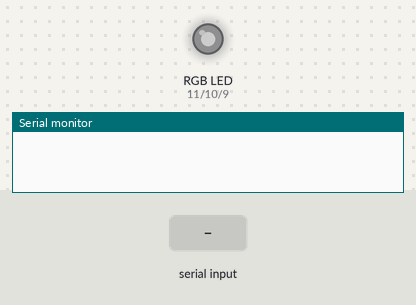
A sketch run on a simulated Arduino Uno, built with avr-gcc and run on an emulated ATmega328P. Shown: an RGB LED mixed from three pins (HIGH = lit), the last lines printed to the serial monitor. The test bench sets the inputs (shaded band). Dim RGB values are drawn brighter than linear.

Above: at 1.2 s.
1.3 s: "R90\n" received over Serial
At 2.0 s:
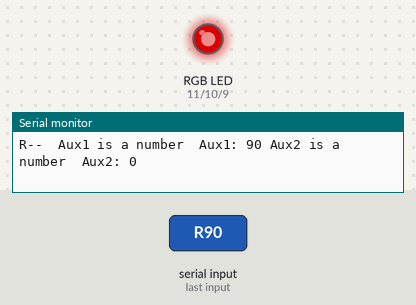
2.8 s: "R,45\n" received over Serial
At 3.2 s:
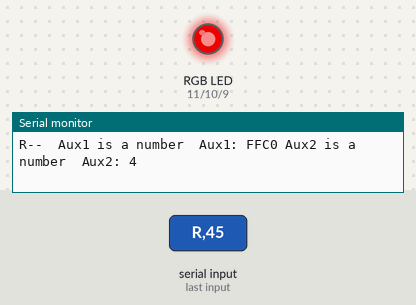
4.3 s: "G90\n" received over Serial
At 5.5 s:
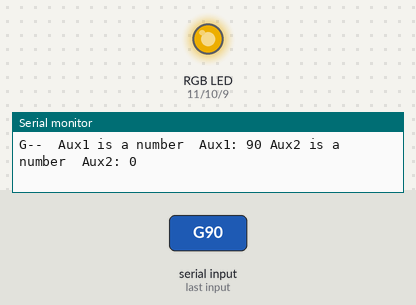
5.8 s: "G,45\n" received over Serial
At 6.7 s:
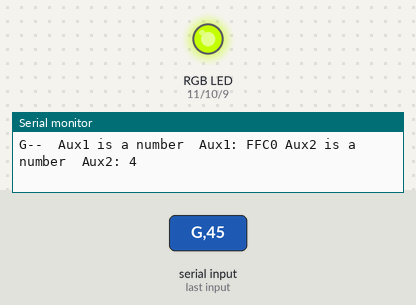
7.3 s: "B90\n" received over Serial
At 7.8 s:
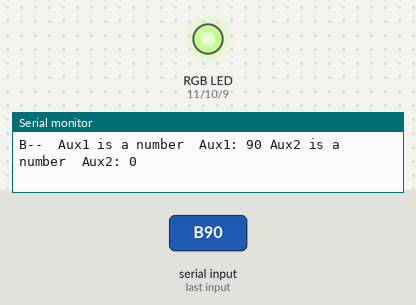
8.8 s: "B,45\n" received over Serial
At 10.2 s:
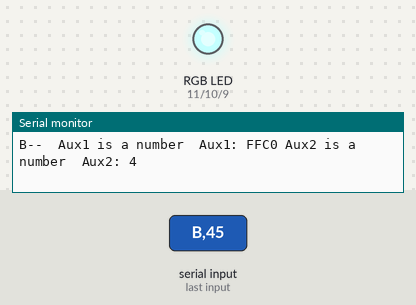
Timing chart, 0 to 11.3 s (numbered marks = the images above; inputs shaded):
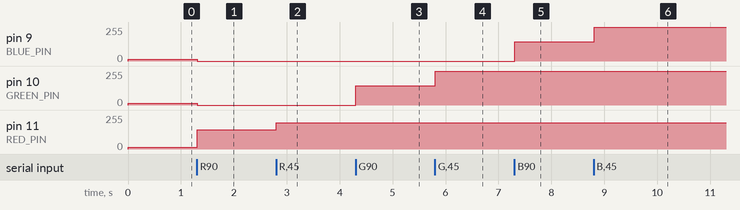

Measured:
- after the input at 1.3 s, pin 9 (BLUE_PIN), pin 10 (GREEN_PIN): 15/255 → 0/255 at once; pin 11 (RED_PIN): 15/255 → 144/255 at once
- after the input at 2.8 s, pin 11 (RED_PIN): 144/255 → 196/255 at once
- after the input at 4.3 s, pin 10 (GREEN_PIN): 0/255 → 144/255 at once
- after the input at 5.8 s, pin 10 (GREEN_PIN): 144/255 → 255/255 at once
- after the input at 7.3 s, pin 9 (BLUE_PIN): 0/255 → 144/255 at once
- after the input at 8.8 s, pin 9 (BLUE_PIN): 144/255 → 255/255 at once

The sketch:

RGB_From_Serial_V2.ino
```cpp
// RGB_From_Serial_V2

#define ARRAY_SIZE  12

#define RED_PIN    11
#define GREEN_PIN  10
#define BLUE_PIN   9

char stream[ARRAY_SIZE] = "";
unsigned int Red_Value,Green_Value,Blue_Value;
unsigned int aux1,aux2;
unsigned int colorCount = 0;

int counter = 0;

void setRGBValues();


void setup() {
  Serial.begin(9600);

  pinMode(RED_PIN,OUTPUT);
  pinMode(GREEN_PIN,OUTPUT);
  pinMode(BLUE_PIN,OUTPUT);

  analogWrite(RED_PIN,0xF);
  analogWrite(GREEN_PIN,0xF);
  analogWrite(BLUE_PIN,0xF);
}

void loop(){
  int counter = 0;

  for(counter = 0;counter<ARRAY_SIZE;counter++) stream[counter] = '\0';
  counter=0;

  while(!Serial.available());

  Serial.readBytesUntil('\n',stream,ARRAY_SIZE);

  //while(stream[counter++]) {Serial.print(int('0'));Serial.print(' ');}

  setRGBValues();

  analogWrite(RED_PIN,Red_Value);
  analogWrite(GREEN_PIN,Green_Value);
  analogWrite(BLUE_PIN,Blue_Value);
}


void setRGBValues(){
  unsigned int auxCounter =0;

  do{
    if(stream[auxCounter] == 'R'){
      Serial.print("R-- ");

      if( int(stream[auxCounter+1]) >= int('0') || int(stream[auxCounter+1]) <= int('9')){
        aux1 = ( stream[auxCounter+1] - '0' ) << 4;
        Serial.print(" Aux1 is a number ");
      }
      else{
        aux1 = ( stream[auxCounter+1] - 'A' + 0xA) << 4;
        Serial.print(" Aux1 is a letter ");
      }

      Serial.print(" Aux1: ");
      Serial.print(aux1,HEX);

      if( int(stream[auxCounter+2]) >= int('0') || int(stream[auxCounter+2]) <= int('9')){
        aux2 = ( stream[auxCounter+2] - '0' );
        Serial.print(" Aux2 is a number ");
      }
      else{
        aux2 = ( stream[auxCounter+2] - 'A' + 0xA);
        Serial.print(" Aux2 is a letter ");
      }

      Serial.print(" Aux2: ");
      Serial.println(aux2,HEX);

      Red_Value = aux1 + aux2;
      colorCount++;
    }
    else if(stream[auxCounter] == 'G'){
      Serial.print("G-- ");

      if( int(stream[auxCounter+1]) >= int('0') || int(stream[auxCounter+1]) <= int('9')){
        aux1 = ( stream[auxCounter+1] - '0' ) << 4;
        Serial.print(" Aux1 is a number ");
      }
      else{
        aux1 = ( stream[auxCounter+1] - 'A' + 0xA) << 4;
        Serial.print(" Aux1 is a letter ");
      }

      Serial.print(" Aux1: ");
      Serial.print(aux1,HEX);

      if( int(stream[auxCounter+2]) >= int('0') || int(stream[auxCounter+2]) <= int('9')){
        aux2 = ( stream[auxCounter+2] - '0' );
        Serial.print(" Aux2 is a number ");
      }
      else{
        aux2 = ( stream[auxCounter+2] - 'A' + 0xA);
        Serial.print(" Aux2 is a letter ");
      }

      Serial.print(" Aux2: ");
      Serial.println(aux2,HEX);

      Green_Value = aux1 + aux2;
      colorCount++;
    }
    else if(stream[auxCounter] == 'B'){
      Serial.print("B-- ");

      if( int(stream[auxCounter+1]) >= int('0') || int(stream[auxCounter+1]) <= int('9')){
        aux1 = ( stream[auxCounter+1] - '0' ) << 4;
        Serial.print(" Aux1 is a number ");
      }
      else{
        aux1 = ( stream[auxCounter+1] - 'A' + 0xA) << 4;
        Serial.print(" Aux1 is a letter ");
      }

      Serial.print(" Aux1: ");
      Serial.print(aux1,HEX);

      if( int(stream[auxCounter+2]) >= int('0') || int(stream[auxCounter+2]) <= int('9')){
        aux2 = ( stream[auxCounter+2] - '0' );
        Serial.print(" Aux2 is a number ");
      }
      else{
        aux2 = ( stream[auxCounter+2] - 'A' + 0xA);
        Serial.print(" Aux2 is a letter ");
      }

      Serial.print(" Aux2: ");
      Serial.println(aux2,HEX);

      Blue_Value = aux1 + aux2;
      colorCount++;
    }
  }while(colorCount <3 && stream[auxCounter++]);

  colorCount = 0;
}
```
